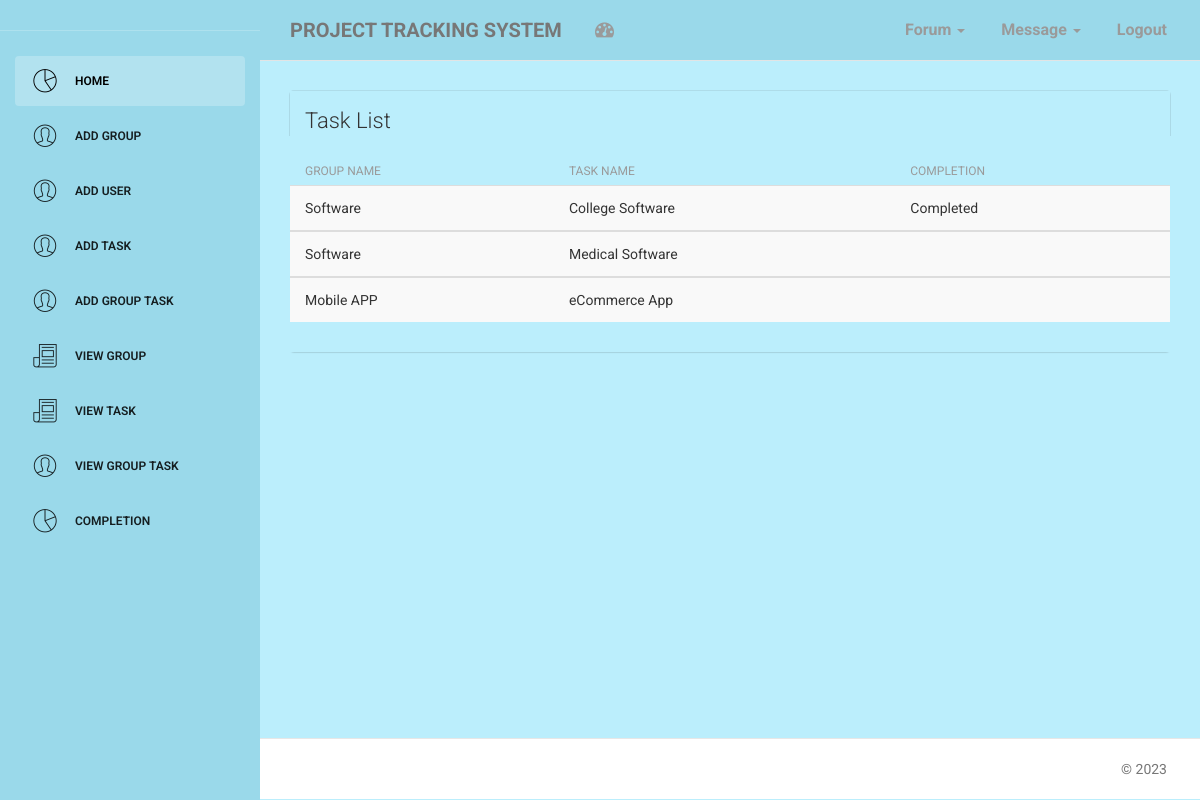
The app's page /completion.php with its own data.
### tables this page shows
CREATE TABLE IF NOT EXISTS `grouptask` (
  `id` int(10) NOT NULL AUTO_INCREMENT,
  `tname` varchar(25) NOT NULL,
  `uname` varchar(25) NOT NULL,
  `userid` int(10) NOT NULL,
  `position` varchar(25) NOT NULL,
  `gname` varchar(25) NOT NULL,
  `status` varchar(100) NOT NULL,
  `path` varchar(100) NOT NULL,
  PRIMARY KEY (`id`)
);

### completion.php (the view, shortened to what this page needs)
<!doctype html>
<html lang="en">
<head>
    <link href="assets/css/bootstrap.min.css" rel="stylesheet" />
    <link href="assets/css/animate.min.css" rel="stylesheet"/>
    <link href="assets/css/light-bootstrap-dashboard.css?v=1.4.0" rel="stylesheet"/>
    <link href="assets/css/demo.css" rel="stylesheet" />
    <link href="http://maxcdn.bootstrapcdn.com/font-awesome/4.2.0/css/font-awesome.min.css" rel="stylesheet">
    <link href="assets/css/pe-icon-7-stroke.css" rel="stylesheet" />
</head>
<body style="background-color:#bbeefc;">
<div class="wrapper">
    <div class="sidebar" data-color="blue" >
    	<div class="sidebar-wrapper" style="background-color:#9ad9ea;">
            <div class="logo">
                <a href="index.php" class="simple-text">
                </a>
            </div>
            <?php include "admin-menu.php" ?>
    	</div>
    </div>
    <div class="main-panel">
        <?php include "admin-top-menu.php" ?>
								<?php
$query = "select * from grouptask where position='Team Leader'";
$data = mysql_query($query);
								?>
        <div class="content">
            <div class="container-fluid">
                <div class="row">
                    <div class="col-md-12">
                        <div class="card">
                            <div class="header" style="background-color:#bbeefc;">
                                <h4 class="title">Task List</h4>
                            </div>
                            <div class="content table-responsive table-full-width" style="background-color:#bbeefc;">
                                <table class="table table-hover table-striped">
                                    <thead>
                                        <th>Group Name</th>
                                    	<th>Task Name</th>
                                        <th>Completion</th>
                                    </thead>
                                     <?php while($rec = mysql_fetch_array($data)) { ?>
                                    <tbody>
                                        <tr>
                                        	<td><?php echo $rec['gname']; ?></td>
                                        	<td><?php echo $rec['tname']; ?></td>
                                            <td><?php echo $rec['status']; ?></td>
                                        </tr>
                                    </tbody>
                                    <?php } ?>
                                </table>
                            </div>
                        </div>
                    </div>
                </div>
            </div>
        </div>
        <footer class="footer">
            <div class="container-fluid">
                <p class="copyright pull-right">
                    &copy; <script>document.write(new Date().getFullYear())</script>
                </p>
            </div>
        </footer>
    </div>
</div>
</body>
</html>

### records on screen
grouptask: gname "Software", tname "College Software", status "Completed"
grouptask: gname "Software", tname "Medical Software"
grouptask: gname "Mobile APP", tname "eCommerce App"
